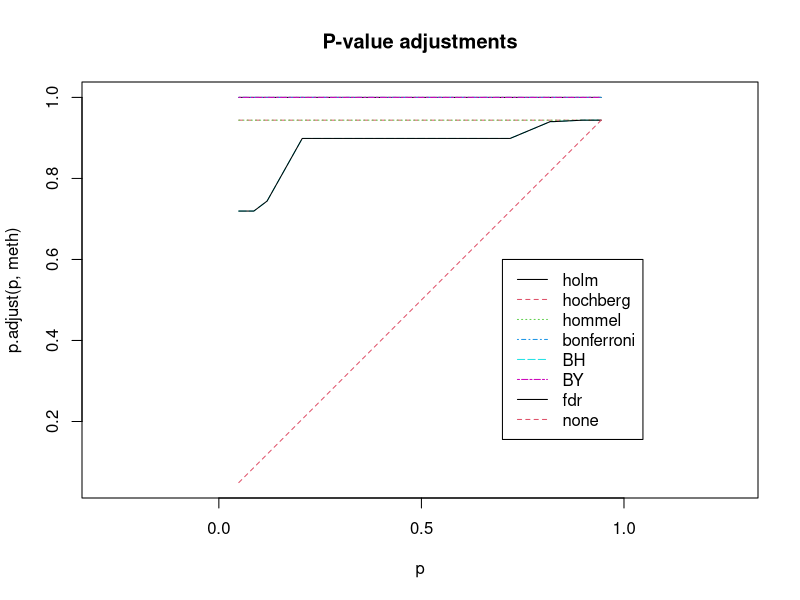

Write R code to recreate this figure. (Note: this script raises an error after producing the figure.)
require(graphics)

set.seed(123)
x <- rnorm(25, mean = c(rep(0, 25), rep(3, 25)))
p <- 2*pnorm(sort(-abs(x)))

round(p, 3)
round(p.adjust(p), 3)
round(p.adjust(p, "BH"), 3)

## or all of them at once (dropping the "fdr" alias):
# p.adjust.M <- p.adjust.methods[p.adjust.methods != "fdr"]
p.adjust.M <- p.adjust.methods
p.adj    <- sapply(p.adjust.M, function(meth) p.adjust(p, meth))
p.adj.60 <- sapply(p.adjust.M, function(meth) p.adjust(p, meth, n = length(p)))
stopifnot(identical(p.adj[,"none"], p), p.adj <= p.adj.60)
round(p.adj, 3)
## or a bit nicer:
noquote(apply(p.adj, 2, format.pval, digits = 3))


## and a graphic:
matplot(p, p.adj.60, ylab="p.adjust(p, meth)", type = "l", asp = 1, lty = 1:6,
        main = "P-value adjustments")
legend(0.7, 0.6, p.adjust.M, col = 1:6, lty = 1:6)

## Can work with NA's:
pN <- p; iN <- c(46, 47); pN[iN] <- NA
pN.a <- sapply(p.adjust.M, function(meth) p.adjust(pN, meth))
## The smallest 20 P-values all affected by the NA's :
round((pN.a / p.adj)[1:20, ] , 4)
